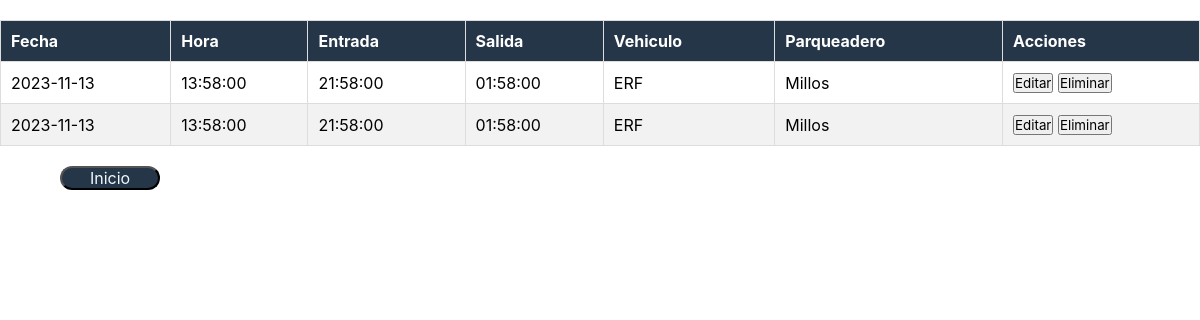
The app's page /views/mostrarReservas.php with its own data.
### tables this page shows
CREATE TABLE `reservas` (
  `id` int(11) NOT NULL,
  `fecha` date DEFAULT NULL,
  `hora` time DEFAULT NULL,
  `entrada` time DEFAULT NULL,
  `salida` time DEFAULT NULL,
  `id_vehiculo` int(11) DEFAULT NULL,
  `id_parqueadero` int(11) DEFAULT NULL
);

### class/reservas.php (called while the page is built, shortened)
<?php
require_once 'vehiculos.php';
require_once 'parqueaderos.php';
class Reserva{
    public static function mostrar(){
        $conexion = new Conexion();
        $consulta = $conexion -> prepare('SELECT id, fecha, hora, entrada, salida, id_vehiculo, id_parqueadero FROM ' . self::TABLA . ' ORDER BY id');
        $consulta -> execute();
        $registros = $consulta -> fetchAll();
        return $registros;
    }
    public static function obtenerDatosReserva() {
        $reservas = self::mostrar();
        $vehiculos = Vehiculo::mostrar();
        $parqueaderos = Parqueadero::mostrar();
        $datosCompletos = [];
        foreach ($reservas as $reserva) {
            foreach ($vehiculos as $vehiculo) {
                if ($reserva['id_vehiculo'] == $vehiculo['id']) {
                    $reserva['placa'] = $vehiculo['placa'];
                    break;
                }
            }
            foreach ($parqueaderos as $parqueadero) {
                if ($reserva['id_parqueadero'] == $parqueadero['id']) {
                    $reserva['nombre_parqueadero'] = $parqueadero['nombre_parqueadero'];
                    break;
                }
            }
            $datosCompletos[] = $reserva;
        }
        return $datosCompletos;
    }
}

### class/vehiculos.php (called while the page is built, shortened)
<?php
class Vehiculo{
    public static function mostrar(){
        $conexion = new Conexion();
        $consulta = $conexion -> prepare('SELECT id, placa, marca, modelo, altura, ancho, id_cliente, id_tipoVehiculo FROM ' . self::TABLA . ' ORDER BY id');
        $consulta -> execute();
        $registros = $consulta -> fetchAll();
        return $registros;
    }
}

### class/parqueaderos.php (called while the page is built, shortened)
<?php
class Parqueadero{
    public static function mostrar() {
        try {
            $conexion = new Conexion();
            $consulta = $conexion->prepare('SELECT id, nombre_parqueadero, ubicacion_parqueadero, cupos_parqueadero, horario_parqueadero, id_administrador FROM ' . self::TABLA . ' ORDER BY id');
            $consulta->execute();
            $registros = $consulta->fetchAll();
            return $registros;
        } catch (PDOException $e) {
            echo "Error al ejecutar la consulta: " . $e->getMessage();
            return false;
        }
    }
}

### views/mostrarReservas.php (the view, shortened to what this page needs)
<?php
require_once '../class/reservas.php';
$datosReserva = Reserva::obtenerDatosReserva();
?>
<!DOCTYPE html>
<html lang="es">
<head>
    <link rel="stylesheet" href="../assets/css/styles.css">
    <link rel="stylesheet" href="https://cdn.datatables.net/1.13.7/css/jquery.dataTables.min.css">
</head>
<body>
<table id="example" class="display" style="width:100%">
        <thead>
            <tr>
                <th>Fecha</th>
                <th>Hora</th>
                <th>Entrada</th>
                <th>Salida</th>
                <th>Vehiculo</th>
                <th>Parqueadero</th>
                <th>Acciones</th>
            </tr>
        </thead>
        <tbody>
            <?php foreach ($datosReserva as $item): ?>
                <tr>
                    <td><?php echo $item['fecha']; ?></td>
                    <td><?php echo $item['hora']; ?></td>
                    <td><?php echo $item['entrada']; ?></td>
                    <td><?php echo $item['salida']; ?></td>
                    <td><?php echo $item['placa']; ?></td>
                    <td><?php echo $item['nombre_parqueadero']; ?></td>
                    <td>
                    <button onclick="editarReserva(<?php echo $item['id']; ?>)">Editar</button>
                    <button id="btnEliminar" onclick="eliminarReserva(<?php echo $item['id']; ?>)">Eliminar</button>
                    </td>
                </tr>
            <?php endforeach; ?>
        </tbody>
    </table>
    <button class="btn" onclick="window.location.href='../pages/menuprincipal.html'">Inicio</button>
</body>
</html>

### assets/css/styles.css (style rules this page uses)
* { margin: 0%; padding: 0%; font-family: Inter; }
.btn { color: aliceblue; background: #253648; border-radius: 80px; width: 100px; font-size: 16px; justify-content: center; margin-left: 5%; }
table { width: 80%; margin: 20px auto; border-collapse: collapse; }
th, td { padding: 10px; border: 1px solid #ddd; text-align: left; }
th { background-color: #253648; color: #fff; }
tbody tr:nth-child(even) { background-color: #f2f2f2; }

### records on screen
reservas: fecha "2023-11-13", hora "13:58:00", entrada "21:58:00", salida "01:58:00", placa "ERF", nombre_parqueadero "Millos"
reservas: fecha "2023-11-13", hora "13:58:00", entrada "21:58:00", salida "01:58:00", placa "ERF", nombre_parqueadero "Millos"
